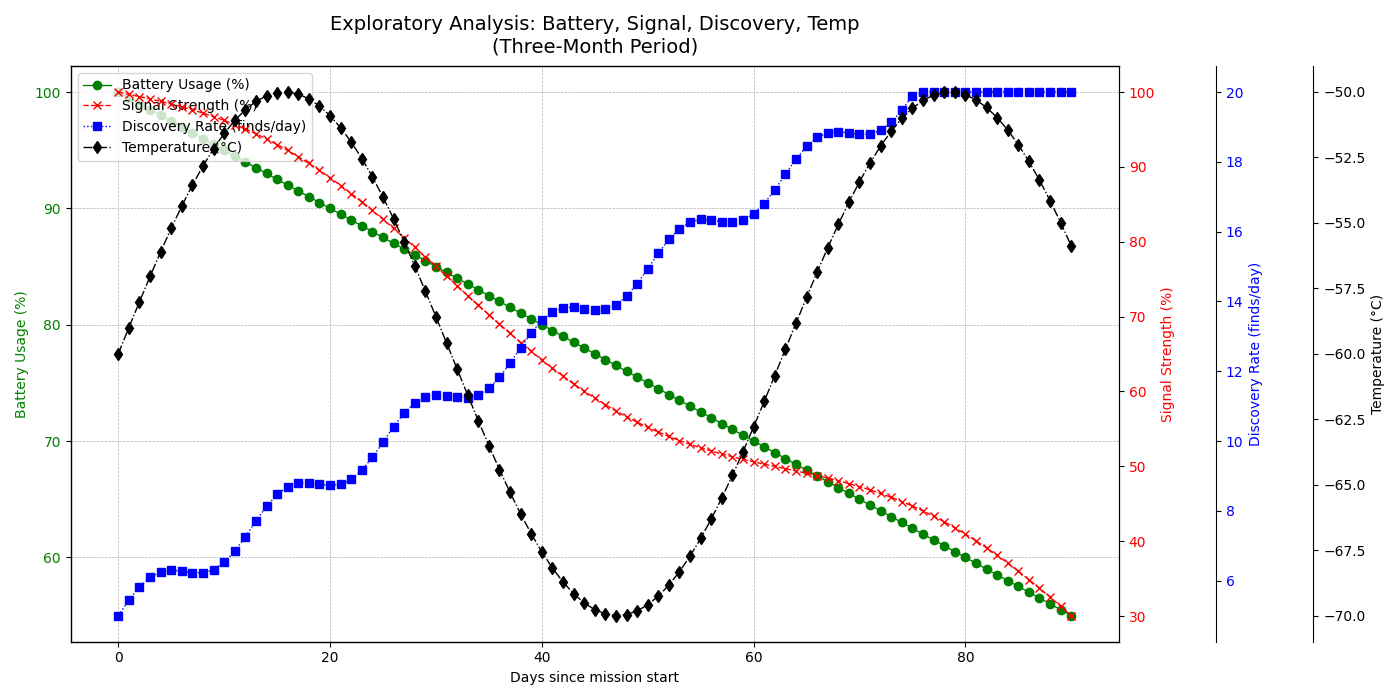

Generate this figure with Python:
import numpy as np
import matplotlib.pyplot as plt

days = np.arange(0, 91, 1)

battery_usage = 100 - 0.5*days
signal_strength = np.clip(100 - (0.8 * days) + 5*np.sin(0.1*days), 0, 100)
discovery_rate = np.clip(5 + 0.2 * days + 0.5*np.sin(0.5*days), 0, 20)
temperature_readings = -60 + 10*np.sin(0.1*days)

fig, ax1 = plt.subplots(figsize=(14, 7))

# Altered Marker Styles, Linestyles and Colors
ax1.plot(days, battery_usage, 'o-', color='green', label='Battery Usage (%)', linewidth=1)
ax1.set_xlabel('Days since mission start', fontsize=10)
ax1.set_ylabel('Battery Usage (%)', color='green', fontsize=10)
ax1.tick_params(axis='y', labelcolor='green')

ax2 = ax1.twinx()
ax2.plot(days, signal_strength, 'x--', color='red', label='Signal Strength (%)', linewidth=1)
ax2.set_ylabel('Signal Strength (%)', color='red', fontsize=10)
ax2.tick_params(axis='y', labelcolor='red')

ax3 = ax1.twinx()
ax3.spines['right'].set_position(('outward', 70))
ax3.plot(days, discovery_rate, 's:', color='blue', label='Discovery Rate (finds/day)', linewidth=1)
ax3.set_ylabel('Discovery Rate (finds/day)', color='blue', fontsize=10)
ax3.tick_params(axis='y', labelcolor='blue')

ax4 = ax1.twinx()
ax4.spines['right'].set_position(('outward', 140))
ax4.plot(days, temperature_readings, 'd-.', color='black', label='Temperature (°C)', linewidth=1)
ax4.set_ylabel('Temperature (°C)', color='black', fontsize=10)
ax4.tick_params(axis='y', labelcolor='black')

lines1, labels1 = ax1.get_legend_handles_labels()
lines2, labels2 = ax2.get_legend_handles_labels()
lines3, labels3 = ax3.get_legend_handles_labels()
lines4, labels4 = ax4.get_legend_handles_labels()

# Changed legend location
ax1.legend(lines1 + lines2 + lines3 + lines4, labels1 + labels2 + labels3 + labels4, loc='upper left', fontsize=10)

# Added grid lines and altered title
ax1.grid(True, linestyle='--', linewidth=0.5)
plt.title('Exploratory Analysis: Battery, Signal, Discovery, Temp\n(Three-Month Period)', fontsize=14, fontweight='normal', pad=10)

plt.tight_layout()
plt.show()
